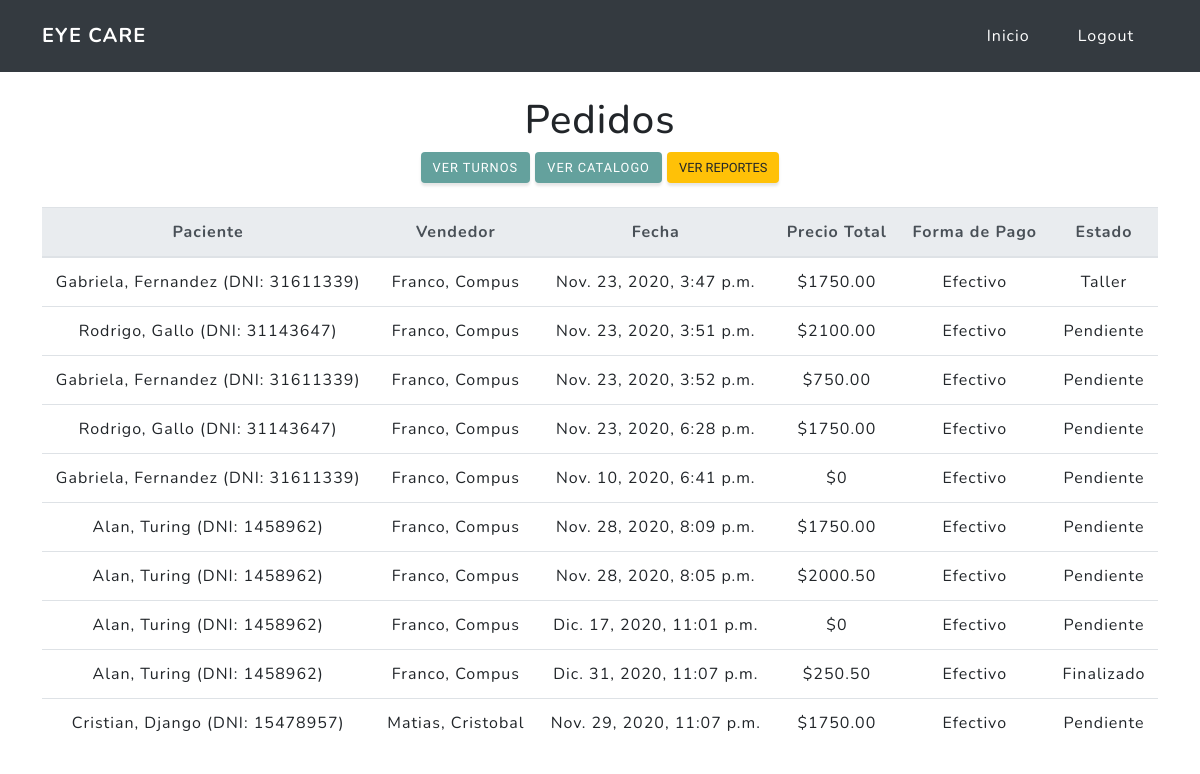
Screenshot of /gerente/vista_general/pedidos (signed in) with the database file from the repository.
### orders/models.py (models this page shows, shortened)
class Order(models.Model):
    products = models.ManyToManyField(Product,
                                      verbose_name="Productos",
                                      related_name="Productos",
                                      blank=False,
                                      null=False)
    patient = models.ForeignKey(Patient,
                                on_delete=models.CASCADE,
                                verbose_name="Paciente")
    seller = models.ForeignKey(settings.AUTH_USER_MODEL,
                               on_delete=models.CASCADE,
                               limit_choices_to=Q(groups__name='Vendedor'),
                               related_name="Vendedor",
                               verbose_name="Vendedor")
    date = models.DateTimeField(default=timezone.now,
                                verbose_name="Fecha",
                                validators=[MinValueValidator(limit_value=timezone.now, message='Ingrese una fecha '
                                                                                                'y/u horario '
                                                                                                'posterior.')])
    STATUS = (
        ('PED', 'Pedido'),
        ('TAL', 'Taller'),
        ('PEN', 'Pendiente'),
        ('FIN', 'Finalizado'),
    )
    status = models.CharField(max_length=3,
                              choices=STATUS,
                              default='PEN')
    METHODS = (
        ('CRED', 'Tarjeta de Credito'),
        ('DBTO', 'Tarjeta de Debito'),
        ('VIRT', 'Billetera Virtual'),
        ('EFEC', 'Efectivo')
    )
    payment_method = models.CharField(verbose_name="Metodo de Pago",
                                      max_length=4,
                                      choices=METHODS,
                                      default='EFEC')
    class Meta:
        verbose_name = "Pedido"
        verbose_name_plural = "Pedidos"
    @property
    def total_price(self):
        total = 0
        for productPrice in self.products.all():
            total += productPrice.price
        return total

class Product(models.Model):
    name = models.CharField(max_length=64,
                            verbose_name="Nombre")
    price = models.DecimalField(max_digits=32,
                                decimal_places=2,
                                verbose_name="Precio")
    is_glass = models.BooleanField(verbose_name="Lente", default=False)
    POS = (
        ('IZQ', 'Izquierda'),
        ('DER', 'Derecha'),
    )
    position = models.CharField(verbose_name="Posición",
                                max_length=3,
                                choices=POS,
                                blank=True,
                                null=True)
    TYPE = (
        ('LEJ', 'Lejos'),
        ('CER', 'Cerca'),
    )
    type = models.CharField(verbose_name="Tipo",
                            max_length=3,
                            choices=TYPE,
                            blank=True,
                            null=True)
    frame = models.BooleanField(verbose_name="Armazon",
                                blank=True,
                                null=True)
    class Meta:
        verbose_name = "Producto"
        verbose_name_plural = "Productos"

### patient/models.py (models this page shows)
class Patient(models.Model):
    document_id = models.IntegerField(primary_key=True,
                                      unique=True,
                                      verbose_name="DNI")
    first_name = models.CharField(max_length=64,
                                  verbose_name="Nombre")
    last_name = models.CharField(max_length=64,
                                 verbose_name="Apellido")
    medical_history = models.TextField(max_length=256,
                                       verbose_name="Historia Medica")
    class Meta:
        verbose_name = "Paciente"
        verbose_name_plural = "Pacientes"
    def __str__(self):
        return f"{self.first_name}, {self.last_name} (DNI: {self.document_id})"

### orders/views.py (the view)
# urls.py: url(r'^gerente/vista_general/pedidos$', group_required('Gerencia')(OverviewOrderList.as_view()),
class OverviewOrderList(ListView):
    model = Order
    template_name_suffix = "_overview"

### appointments/models.py (called while the page is built)
def get_name(self):
    return f"{self.first_name}, {self.last_name}"

### orders/templates/orders/order_overview.html (shortened to what this page needs)
{% extends "index/base.html" %}
{% load static %}
{% block navbar %} {% include "index/logout.html" %}{% endblock %}
{% block custom_imports %}
<link rel="stylesheet" href="//code.jquery.com/ui/1.12.1/themes/base/jquery-ui.css">
<link rel="stylesheet" href="https://cdnjs.cloudflare.com/ajax/libs/font-awesome/4.7.0/css/font-awesome.min.css">
{% endblock %}
{% block content %}
<div class="container mt-4 text-center">
    <h1>Pedidos</h1>
    <a href="{% url 'appointments:appointments_overview'%}" class="btn btn-primary">Ver Turnos</a>
    <a href="{% url 'orders:products_overview'%}" class="btn btn-primary">Ver Catalogo</a>
    <button class="btn btn-warning " data-toggle="modal" data-target=".bd-example-modal-sm">Ver Reportes</button>
    <table class="table mt-4">
        <tr>
            <thead class="thead-light">
            <tr>
                <th scope="col">Paciente</th>
                <th scope="col">Vendedor</th>
                <th scope="col">Fecha</th>
                <th scope="col">Precio Total</th>
                <th scope="col">Forma de Pago</th>
                <th scope="col">Estado</th>
            </tr>
            </thead>
            <tbody>
            {% for order in object_list %}
            <tr>
                <td>{{order.patient}}</td>
                <td>{{order.seller}}</td>
                <td>{{order.date}}</td>
                <td>${{order.total_price}}</td>
                <td>{{order.get_payment_method_display}}</td>
                <td>{{order.get_status_display}}</td>
            </tr>
            {% endfor %}
            </tbody>
        </tr>
    </table>
</div>
<link href="{% static '/css/report_datepicker.css' %}" rel="stylesheet"/>
{% endblock %}

### rows the page displays
Order: patient "Gabriela, Fernandez (DNI: 31611339)", seller "Franco, Compus", date "Nov. 23, 2020, 3:47 p.m.", total_price "1750.00", payment_method "Efectivo", status "Taller"
Order: patient "Rodrigo, Gallo (DNI: 31143647)", seller "Franco, Compus", date "Nov. 23, 2020, 3:51 p.m.", total_price "2100.00", payment_method "Efectivo", status "Pendiente"
Order: patient "Gabriela, Fernandez (DNI: 31611339)", seller "Franco, Compus", date "Nov. 23, 2020, 3:52 p.m.", total_price "750.00", payment_method "Efectivo", status "Pendiente"
Order: patient "Rodrigo, Gallo (DNI: 31143647)", seller "Franco, Compus", date "Nov. 23, 2020, 6:28 p.m.", total_price "1750.00", payment_method "Efectivo", status "Pendiente"
Order: patient "Gabriela, Fernandez (DNI: 31611339)", seller "Franco, Compus", date "Nov. 10, 2020, 6:41 p.m.", total_price "0", payment_method "Efectivo", status "Pendiente"
Order: patient "Alan, Turing (DNI: 1458962)", seller "Franco, Compus", date "Nov. 28, 2020, 8:09 p.m.", total_price "1750.00", payment_method "Efectivo", status "Pendiente"
Order: patient "Alan, Turing (DNI: 1458962)", seller "Franco, Compus", date "Nov. 28, 2020, 8:05 p.m.", total_price "2000.50", payment_method "Efectivo", status "Pendiente"
Order: patient "Alan, Turing (DNI: 1458962)", seller "Franco, Compus", date "Dic. 17, 2020, 11:01 p.m.", total_price "0", payment_method "Efectivo", status "Pendiente"
Order: patient "Alan, Turing (DNI: 1458962)", seller "Franco, Compus", date "Dic. 31, 2020, 11:07 p.m.", total_price "250.50", payment_method "Efectivo", status "Finalizado"
Order: patient "Cristian, Django (DNI: 15478957)", seller "Matias, Cristobal", date "Nov. 29, 2020, 11:07 p.m.", total_price "1750.00", payment_method "Efectivo", status "Pendiente"
